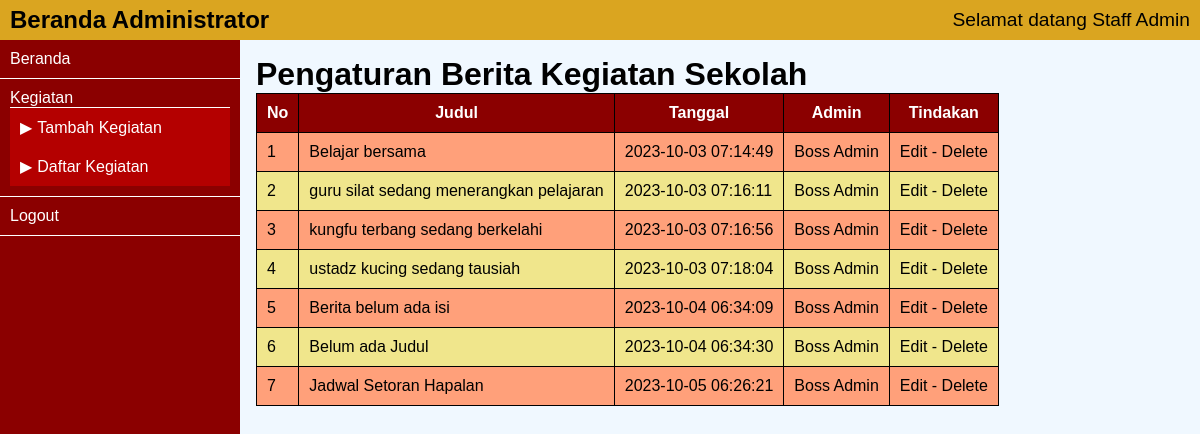
Page /admin/kegiatan-daftar.php (signed in) on the committed database.
### tables this page shows
CREATE TABLE `kegiatan` (
  `ID_kegiatan` int(10) NOT NULL,
  `judul_kegiatan` varchar(200) NOT NULL,
  `artikel_kegiatan` text NOT NULL,
  `tgl_upload` datetime NOT NULL,
  `ID_admin` int(2) NOT NULL
);

### admin/functions.php (the view, shortened to what this page needs)
<?php
function get_data( $sql ) {
    global $koneksi;
    $hasil = array();
    $query = mysqli_query($koneksi, $sql);
    if (mysqli_num_rows($query) == 0) {
        return $hasil;
    }
    else
    {
        while( $row = mysqli_fetch_assoc($query)){
            $hasil[] = $row;
        }
        return $hasil;
    }
}
function buat_tabel( $class, $judul, $array ) {
    $nomor_urut = 1;
    $hasil = "<table class='$class'>";
    $hasil .= "<tr><th>No</th>";
    for($i=0; $i<count($judul); $i++) {
        $hasil .= "<th>$judul[$i]</th>";
    }
    $hasil .= "</tr>";
    for ($i=0; $i<count($array); $i++) {
        $hasil .= "<tr>";
        $hasil .= "<td>$nomor_urut</td>";
        $nomor_urut ++;
        $baris = $array[$i];
        for ($j=0; $j<count($baris); $j++) {
            $hasil .= "<TD>$baris[$j]</TD>";
        }
        $hasil .= "</tr>";
    }
    $hasil .= "</table>";
    echo $hasil;
}

### admin/style-admin.css (style rules this page uses)
* { margin:0; padding:0; box-sizing: border-box; }
html, body { height: 100%; font-family: Arial; }
.tabel_login, .tabel_login tr, .tabel_login th, .tabel_login td { border:1px solid black; border-collapse: collapse; }
.tabel_login th, .tabel_login td { padding: 10px; }
.tabel_login tr:nth-child(odd) { background-color: khaki; }
.tabel_login tr:nth-child(even) { background-color:lightsalmon; }
.tabel_login th { color: white; background-color: darkred; }

### rows in the picture
kegiatan: judul_kegiatan "Belajar bersama", tgl_upload "2023-10-03 07:14:49"
kegiatan: judul_kegiatan "guru silat sedang menerangkan pelajaran", tgl_upload "2023-10-03 07:16:11"
kegiatan: judul_kegiatan "kungfu terbang sedang berkelahi", tgl_upload "2023-10-03 07:16:56"
kegiatan: judul_kegiatan "ustadz kucing sedang tausiah", tgl_upload "2023-10-03 07:18:04"
kegiatan: judul_kegiatan "Berita belum ada isi", tgl_upload "2023-10-04 06:34:09"
kegiatan: judul_kegiatan "Belum ada Judul", tgl_upload "2023-10-04 06:34:30"
kegiatan: judul_kegiatan "Jadwal Setoran Hapalan", tgl_upload "2023-10-05 06:26:21"

### other values in the picture
$_SESSION["user"]["display_name"] "Staff Admin"
$judul[$i] "Judul"
$judul[$i] "Tanggal"
$judul[$i] "Admin"
$judul[$i] "Tindakan"
$baris[$j] "Boss Admin"
$baris[$j] "Edit - Delete"
